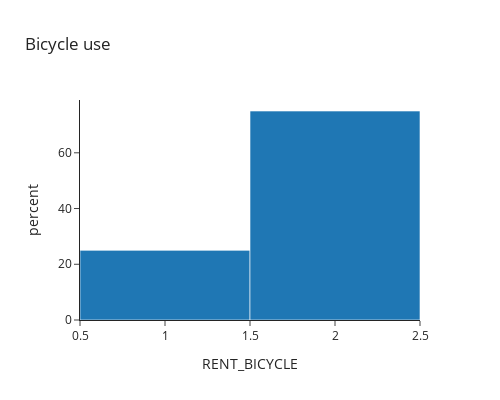

The cell this chart's notebook holds for it:
### Markdown cell above
•	Among the commuters who use bicycle for either Access or Egress trip, 66% are willing to use it for egress only if access time is less than 5 minutes. (N=219)

### Code cell
df,df_park=read_data()
df,df_park=map_distances()
df1=df.loc[(df['ACCESS_TIME_B']=='1-5')]
df1=df1.loc[(df1['RENT_BICYCLE']==1) | (df1['RENT_BICYCLE'] ==2)]
print(df1.shape)
px.histogram(data_frame=df1,x='RENT_BICYCLE',histnorm='percent',width=500, height=400, template="simple_white",category_orders={"RENT_BICYCLE":["Access only","Egress only"]},title='Bicycle use')

### Figure 1 — Plotly figure (JSON) as saved in the notebook; plotly's stock layout.template omitted (floating-point values rounded to 4 significant figures)
{"data": [{"alignmentgroup": "True", "bingroup": "x", "histnorm": "percent", "hovertemplate": "RENT_BICYCLE=%{x}<br>percent=%{y}<extra></extra>", "legendgroup": "", "marker": {"color": "#1F77B4", "pattern": {"shape": ""}}, "name": "", "offsetgroup": "", "orientation": "v", "showlegend": false, "type": "histogram", "x": [1, 2, 2, 2, 2, 2, 2, 1, 2, 1, 2, 2, 2, 1, 2, 2, 2, 2, 1, 1, 2, 2, 2, 1, 2, 2, 2, 2, 2, 1, 2, 2, 1, 2, 2, 2, 2, 1, 2, 1, 2, 2, 1, 2, 2, 2, 2, 2, 2, 2, 1, 2, 2, 2, 2, 1, 2, 1, 2, 2], "xaxis": "x", "yaxis": "y"}], "layout": {"barmode": "relative", "height": 400, "legend": {"tracegroupgap": 0}, "title": {"text": "Bicycle use"}, "width": 500, "xaxis": {"anchor": "y", "categoryarray": ["Access only", "Egress only"], "categoryorder": "array", "domain": [0, 1], "title": {"text": "RENT_BICYCLE"}}, "yaxis": {"anchor": "x", "domain": [0, 1], "title": {"text": "percent"}}}}
